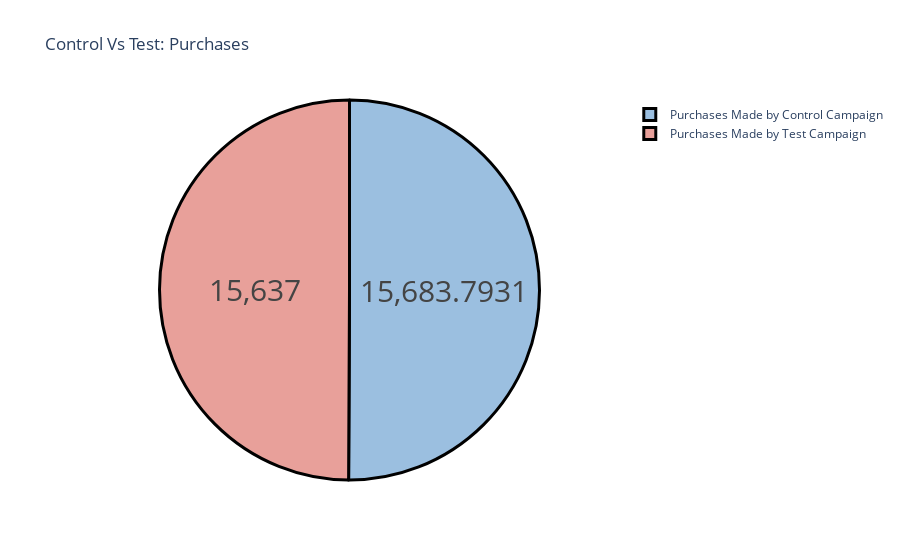

Notebook code for this chart:
### Markdown cell above
total amount of Test Campaign is higher then Control Campaign. But Control Campaign resulted in more content view and more products in the cart, it means control campaign is more efficient than the test campaign.

### Code cell
# Number of Purchase

label = ["Purchases Made by Control Campaign", 
         "Purchases Made by Test Campaign"]
counts = [sum(control_data["# of Purchase"]), 
          sum(test_data["# of Purchase"])]
colors = ['#9BBFE0','#E8A09A']
fig = go.Figure(data=[go.Pie(labels=label, values=counts)])
fig.update_layout(title_text='Control Vs Test: Purchases')
fig.update_traces(hoverinfo='label+percent', textinfo='value', 
                  textfont_size=30,
                  marker=dict(colors=colors, 
                              line=dict(color='black', width=3)))
fig.show()

### Figure 1 — Plotly figure (JSON) as saved in the notebook; plotly's stock layout.template omitted (floating-point values rounded to 4 significant figures)
{"data": [{"hoverinfo": "label+percent", "labels": ["Purchases Made by Control Campaign", "Purchases Made by Test Campaign"], "marker": {"colors": ["#9BBFE0", "#E8A09A"], "line": {"color": "black", "width": 3}}, "textfont": {"size": 30}, "textinfo": "value", "type": "pie", "values": [15680.0, 15637]}], "layout": {"title": {"text": "Control Vs Test: Purchases"}}}
